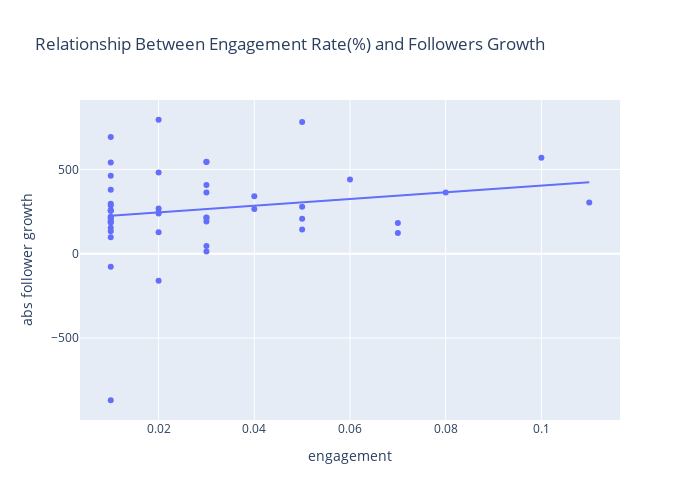

The notebook cell saved with this chart:
### Markdown cell above
### 2.2 Does engaging content also help with follower growth?
Here, we know there are outliers in engagement data, So, let's use the dataframe that is already cleaned.

### Code cell
figure = px.scatter(data_frame = follower_df, 
                    x="engagement",
                    y="abs follower growth", 
                    trendline="ols", 
                    title = "Relationship Between Engagement Rate(%) and Followers Growth",
                    width=700, height=500)
figure.show()

### Figure 1 — Plotly figure (JSON) as saved in the notebook; plotly's stock layout.template omitted (floating-point values rounded to 4 significant figures)
{"data": [{"hovertemplate": "engagement=%{x}<br>abs follower growth=%{y}<extra></extra>", "legendgroup": "", "marker": {"color": "#636efa", "symbol": "circle"}, "mode": "markers", "name": "", "orientation": "v", "showlegend": false, "type": "scatter", "x": [0.01, 0.01, 0.02, 0.01, 0.04, 0.03, 0.03, 0.01, 0.01, 0.05, 0.03, 0.02, 0.03, 0.01, 0.03, 0.01, 0.05, 0.1, 0.02, 0.03, 0.03, 0.01, 0.01, 0.02, 0.03, 0.01, 0.08, 0.01, 0.01, 0.05, 0.01, 0.01, 0.01, 0.01, 0.07, 0.05, 0.01, 0.04, 0.06, 0.07, 0.01, 0.01, 0.11, 0.01, 0.02, 0.02, 0.03, 0.02], "xaxis": "x", "y": [186, -869, 239, 296, 341, 544, 363, 287, 693, 144, 191, -160, 14, 541, 546, 463, 782, 570, 482, 46, 214, 98, 154, 795, 408, 380, 364, -77, 215, 207, 209, 256, 133, 195, 123, 279, 219, 265, 441, 183, 187, 257, 304, 255, 127, 268, 215, 248], "yaxis": "y"}, {"hovertemplate": "<b>OLS trendline</b><br>abs follower growth = 1991.75 * engagement + 205.675<br>R<sup>2</sup>=0.036373<br><br>engagement=%{x}<br>abs follower growth=%{y} <b>(trend)</b><extra></extra>", "legendgroup": "", "marker": {"color": "#636efa", "symbol": "circle"}, "mode": "lines", "name": "", "showlegend": false, "type": "scatter", "x": [0.01, 0.01, 0.01, 0.01, 0.01, 0.01, 0.01, 0.01, 0.01, 0.01, 0.01, 0.01, 0.01, 0.01, 0.01, 0.01, 0.01, 0.01, 0.01, 0.01, 0.02, 0.02, 0.02, 0.02, 0.02, 0.02, 0.02, 0.03, 0.03, 0.03, 0.03, 0.03, 0.03, 0.03, 0.03, 0.03, 0.04, 0.04, 0.05, 0.05, 0.05, 0.05, 0.06, 0.07, 0.07, 0.08, 0.1, 0.11], "xaxis": "x", "y": [225.6, 225.6, 225.6, 225.6, 225.6, 225.6, 225.6, 225.6, 225.6, 225.6, 225.6, 225.6, 225.6, 225.6, 225.6, 225.6, 225.6, 225.6, 225.6, 225.6, 245.5, 245.5, 245.5, 245.5, 245.5, 245.5, 245.5, 265.4, 265.4, 265.4, 265.4, 265.4, 265.4, 265.4, 265.4, 265.4, 285.3, 285.3, 305.3, 305.3, 305.3, 305.3, 325.2, 345.1, 345.1, 365.0, 404.8, 424.8], "yaxis": "y"}], "layout": {"height": 500, "legend": {"tracegroupgap": 0}, "title": {"text": "Relationship Between Engagement Rate(%) and Followers Growth"}, "width": 700, "xaxis": {"anchor": "y", "domain": [0, 1], "title": {"text": "engagement"}}, "yaxis": {"anchor": "x", "domain": [0, 1], "title": {"text": "abs follower growth"}}}}
